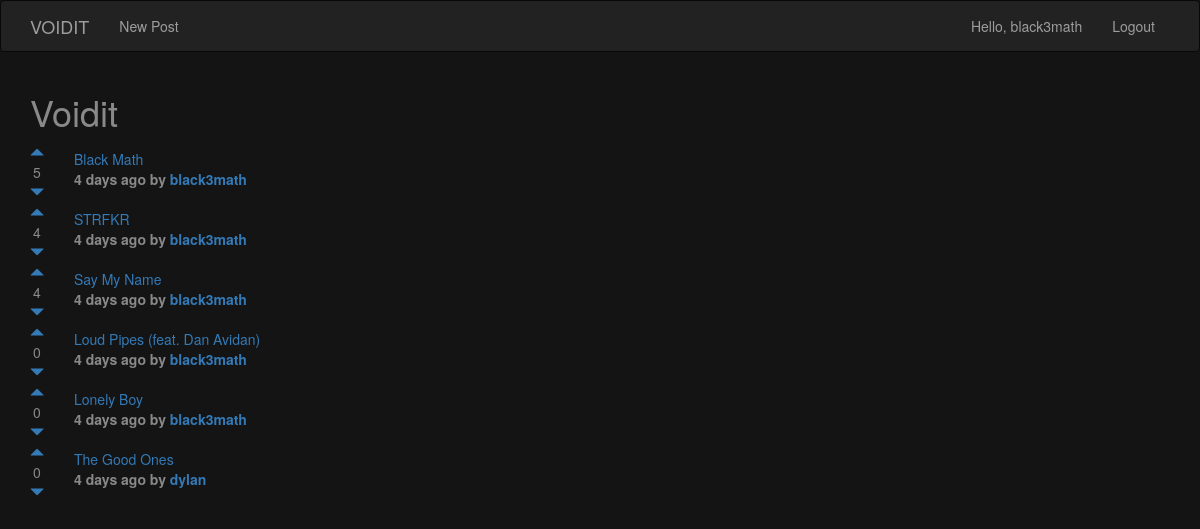
Screenshot of / (signed in) with the database file from the repository.
### posts/models.py (models this page shows, shortened)
class Post(models.Model):
	title = models.CharField(max_length=200)
	url = models.TextField()
	pub_date = models.DateTimeField()
	author = models.ForeignKey(User)
	votes_total = models.IntegerField(default=0)

### posts/views.py (the view)
# urls.py: url(r'^$', views.home, name='home'),
def home(request):
	posts = Post.objects.order_by('-votes_total')
	return render(request, 'posts/home.html', {'posts':posts})

### posts/templatetags/postsTags.py (called while the page is built)
@register.filter
def timesincemin(value):
    return timesince(value).split(', ')[0]

### posts/templates/posts/home.html (shortened to what this page needs)
<!DOCTYPE html>
<html lang="en">
  <head>
    <link rel="stylesheet" href="https://maxcdn.bootstrapcdn.com/bootstrap/3.3.7/css/bootstrap.min.css">
  </head>
	<body style="background-color:#141414; color:#8A8888;" >
		{% extends 'navigationBar.html' %}
		{% block content %}
		<div class="container">
			<h1>Voidit</h1>
			{% load postsTags %}
			<div>
				{% for post in posts.all %}
				<div style="overflow:auto;display:flex;align-items:center;">
					<div style="float:left;">
						<a href="#" onClick="document.getElementById('upvote{{ post.id }}').submit()"><span class="glyphicon glyphicon-triangle-top" aria-hidden="true"></span></a></br>
						<div style="text-align:center;">{{ post.votes_total }}</div>
						<a href="#" onClick="document.getElementById('downvote{{ post.id }}').submit()"><span class="glyphicon glyphicon-triangle-bottom" aria-hidden="true"></span></a>
					</div>
					<div style="padding-left:30px;">
						<a href="{{ post.url }}">{{ post.title }}</a></br>
						<label>{{ post.pub_date|timesincemin }} ago by <a href="{% url 'posts:userPosts' post.author.id %}">{{ post.author.username }}</a></label>
					</div>
				</div>
				{% endfor %}
			</div>
		</div>
		{% endblock %}

### templates/navigationBar.html (shortened to what this page needs)
<nav class="navbar navbar-inverse">
	<div class="container">
		<div class="navbar-header">
			<a class="navbar-brand" href="{% url 'home' %}">VOIDIT</a>
		</div>
		<div class="collapse navbar-collapse" id="myNav">
			<ul class="nav navbar-nav">
				<li><a href="{% url 'posts:newPost' %}">New Post</a></li>
			</ul>
			<ul class="nav navbar-nav navbar-right">
				{% if user.is_authenticated %}
				<li><a href="#">Hello, {{ user.username }}</a></li>
				<li>
					<a href="#" onClick="document.getElementById('logout').submit()">Logout</a>
				</li>
				{% else %}
				<li><a href="{% url 'accounts:login' %}">Login</a></li>
				<li><a href="{% url 'accounts:signup' %}">Signup</a></li>
				{% endif %}
			</ul>
		</div>
	</div>
</nav>
{% block content %}
{% endblock %}

### rows the page displays
Post: votes_total "5", title "Black Math", pub_date "4 days", author.username "black3math"
Post: votes_total "4", title "STRFKR", pub_date "4 days", author.username "black3math"
Post: votes_total "4", title "Say My Name", pub_date "4 days", author.username "black3math"
Post: votes_total "0", title "Loud Pipes (feat. Dan Avidan)", pub_date "4 days", author.username "black3math"
Post: votes_total "0", title "Lonely Boy", pub_date "4 days", author.username "black3math"
Post: votes_total "0", title "The Good Ones", pub_date "4 days", author.username "dylan"

### other values shown
{{ user.username }} "black3math"
